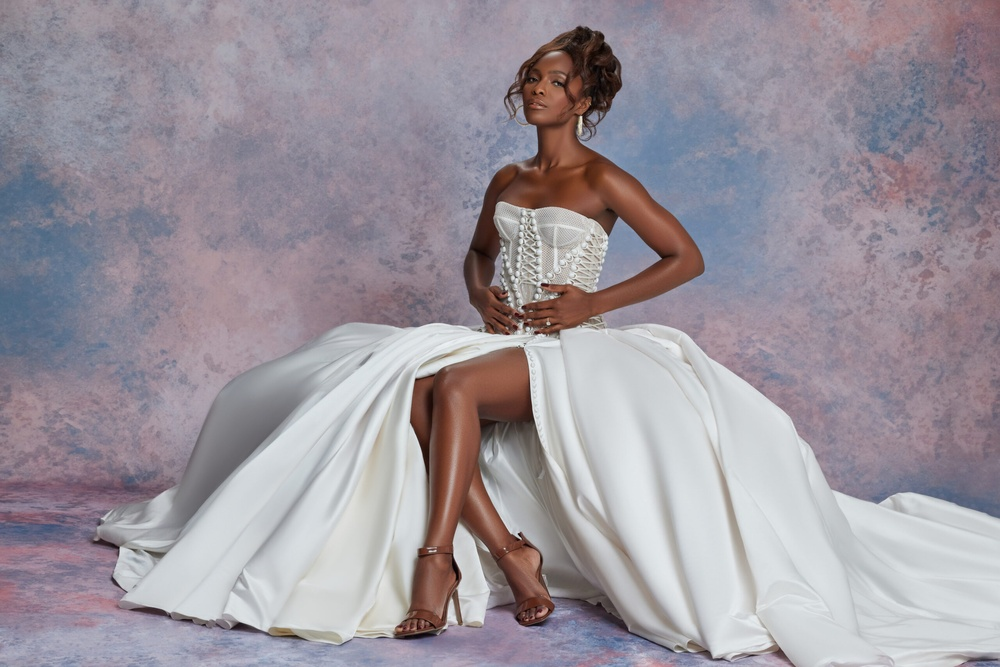
#> input picture image_converter/bride.jpg, 1000 x 667 px, shrunk from 2560 x 1708 before the run
$ python main.py
#> lines starting #> are read from the running program, lines starting #| are printed output that depends on the picture
from PIL import Image
import os
# Current phat to the image file
current_path = os.path.dirname(__file__)
image_path = os.path.join(current_path, "bride.jpg")
# Open the image file and rotate it by 45 degrees
im = Image.open(image_path)
#> im is the input picture: PIL image 1000x667 RGB; mean R, G, B 155.8, 148.6, 157
im.rotate(45).show()
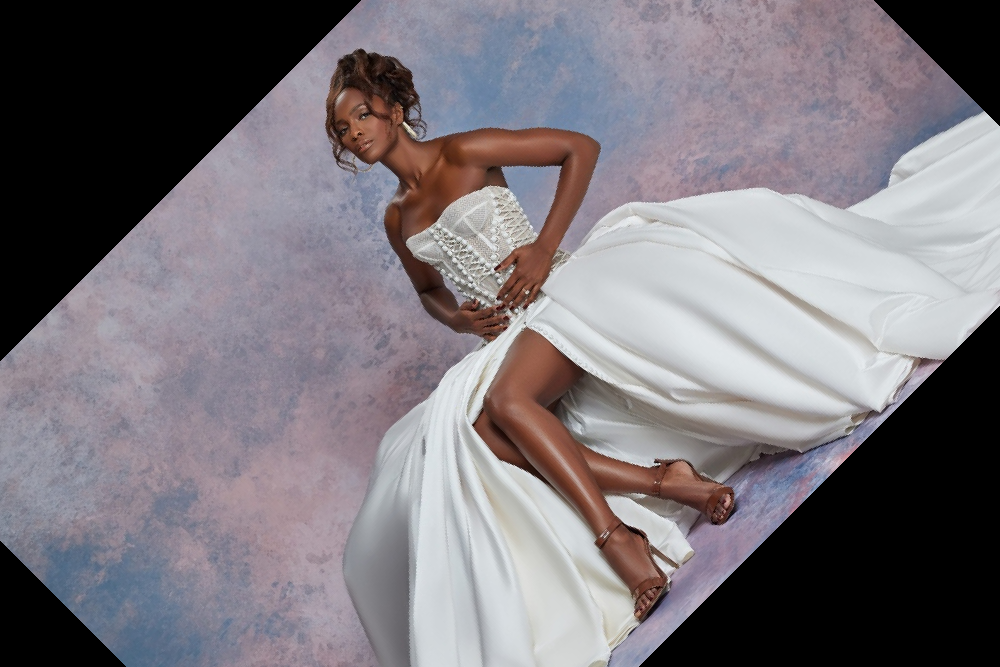
#> shown: PIL image 1000x667 RGB; mean R, G, B 122.7, 117.4, 123.2
